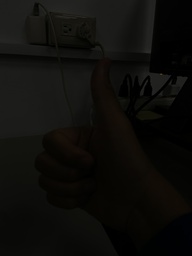
#> input picture hw1/hw1.jpeg, 192 x 256 px, shrunk from 3024 x 4032 before the run
$ jupyter execute hw_1_hist_filter.ipynb   (shell and % lines are left out)
#> lines starting #> are read from the running program, lines starting #| are printed output that depends on the picture
[cell 1]
# % pipenv install opencv

[cell 2]
import cv2
import numpy as np
from matplotlib import pyplot as plt

### 1. 直方圖

[cell 3]
# 載入圖片
image = cv2.imread("hw1.jpeg")
#> image is the input picture: shape (256, 192, 3); mean B, G, R 10.5, 13.1, 13.6
gray_image = cv2.cvtColor(image, cv2.COLOR_BGR2GRAY)
print(gray_image)
#> (printed output is left out)
# 顯示原圖
plt.figure()
plt.title("Before equalizeHist by hand ")
plt.imshow(gray_image, cmap='gray')
plt.show()

#### 手刻法
1. 轉直方圖
2. PMF
3. CDF
4. CDF normaliztion

[cell 4]
#把二維數據轉成一維直方圖
def calchist(gray_image):
    hist = np.zeros(256)
    for h in range(gray_image.shape[0]):
        for w in range(gray_image.shape[1]):
            hist[gray_image[h,w]] += 1
    return hist
hist = calchist(gray_image)
#> hist = 256 values, max 3165 at index 1, min 0 at index 45, mean 192
# 顯示直方圖
plt.figure() #創建一個圖
plt.title("hist by hand ")
plt.xlabel("Bins")
plt.ylabel("# of Pixels")
plt.plot(hist) #畫一維陣列的圖
plt.xlim([0, 256])#限制x範圍
plt.show()
#> figure, not shown here; curve peaks at x = 1, y = 3165

[cell 5]
# 計算並顯示概率質量函數（PMF）
pmf = hist / sum(hist)
#> pmf = 256 values, max 0.0644 at index 1, min 0 at index 45, mean 0.00391
plt.figure()
plt.title("Probability Mass Function")
plt.xlabel("Bins")
plt.ylabel("Probability")
plt.plot(pmf)
plt.xlim([0, 256])
plt.show()
#> figure, not shown here; curve peaks at x = 1, y = 0.0644

[cell 6]
# 計算累積分佈函數
def cumsum(pmf):
    cdf = np.zeros_like(pmf)  # 創建一個與PMF相同大小的零數組，用於存儲CDF的值
#> cdf = 256 values from 0 to 0
    cumulative_sum = 0
    for i in range(len(pmf)):
        cumulative_sum += pmf[i]
        cdf[i] = cumulative_sum
#> this loop made 256 passes
#> cumulative_sum on passes 1 to 3: 0.0415, 0.106, 0.145
#> after the loop, cdf = 256 values from 0.0415 to 1; cumulative_sum = 1
    return cdf
cdf = cumsum(pmf)
#> cdf = 256 values from 0.0415 to 1
plt.figure()
plt.title("Cumulative Distribution Function")
plt.xlabel("Bins")
plt.ylabel("Probability")
plt.plot(cdf)
plt.xlim([0, 256])
plt.show()
#> figure, not shown here; curve peaks at x = 68, y = 1

[cell 7]
# 換出轉移曲線 cdf[gray_image[height, width]] * (255-0)
# 找到換算的亮度 = 距離差  乘上 放大的比例
# ex: (30% - 1%  ) / (255-0) * (255-0)
# ex: (30% - 1%  ) / (255-0) * (255-0)
# 1. cdf - cdfmin 是指當下機率與最小的機率距離
# 2.  (255/ (cdf_max - cdf_min) )) 是指這個距離放大的倍數
# 3. pmf 是指該個亮度在整體的佔比
# 4. cdf 是指小於該個亮度在整體的佔比
# 正規化 CDF
cdf_min = cdf[0]
#> cdf_min = 0.0415
cdf_max = cdf[-1]
#> cdf_max = 1
cdf_normalized = (cdf - cdf_min) *  255/ (cdf_max - cdf_min)
#> cdf_normalized = 256 values from 0 to 255
new_ = np.zeros_like(gray_image) # 創建一個新的二維陣列儲存圖片轉換結果
height, width = gray_image.shape
#> height = 256; width = 192

for w in range(width):
    for h in range(height):
        # 使用正規化後的 CDF 進行映射
        new_[h, w] = cdf_normalized[gray_image[h, w]]
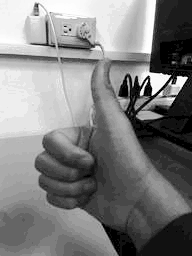
#> new_: shape (256, 192); min 0, max 255, mean 126.3

#顯示圖片結果
plt.figure()
plt.title("After eqHist by hand-writing ")
plt.imshow(new_, cmap='gray',vmin=0, vmax=255)
plt.show()

# 計算並顯示直方圖
hist = calchist(new_)
#> hist = 256 values, max 3165 at index 17, min 0 at index 1, mean 192
plt.figure()
plt.xlabel("Bins")
plt.ylabel("# of Pixels")
plt.plot(hist)
plt.xlim([0, 256])
plt.show()
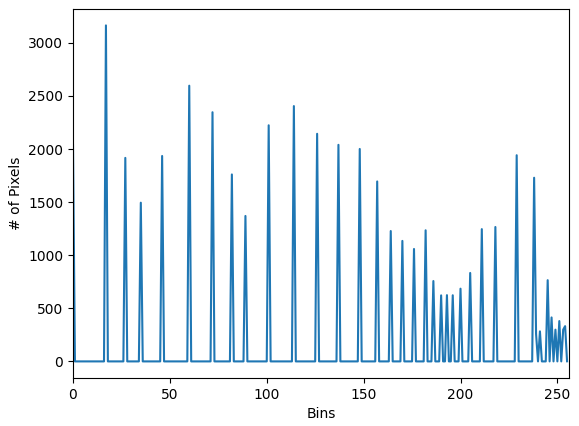
#> figure drawn by matplotlib, 1 panel; curve peaks at x = 17, y = 3165

#### openCV函數實作直方圖
1. 轉成直方圖 hist = cv2.calcHist([gray_image], [0], None, [256], [0, 256])
2. 轉成等化後的圖像。eqHist = cv2.equalizeHist(gray_image)

[cell 8]
# 顯示原圖片 & 直方圖
plt.figure()
plt.title("Before equalizeHist by opencv ")
plt.imshow(gray_image, cmap='gray')
plt.show()
hist = cv2.calcHist([gray_image], [0], None, [256], [0, 256])
#> hist = 256 values, max 3165 at index 1, min 0 at index 45, mean 192
hist.flatten()
plt.figure()
plt.title("hist by opencv ")
plt.xlabel("Bins")
plt.ylabel("numbers of piexls ")
plt.plot(hist)
plt.show()
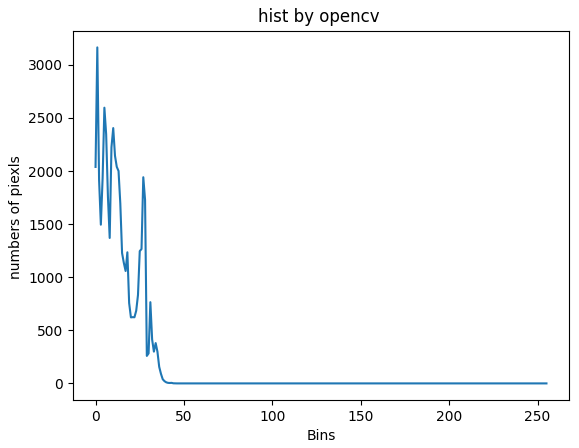
#> figure drawn by matplotlib, 1 panel; curve peaks at x = 1, y = 3165

# 轉換成等化直方圖
eqHist = cv2.equalizeHist(gray_image)
# 顯示轉換後 & 直方圖
plt.figure()
plt.title("After equalizeHist by opencv")
plt.imshow(eqHist, cmap='gray')
plt.show()
hist = cv2.calcHist([eqHist], [0], None, [256], [0, 256])
#> hist = 256 values, max 3165 at index 17, min 0 at index 1, mean 192
hist.flatten()
# print(hist)
plt.figure()
plt.title("hist by opencv")
plt.xlabel("Bins")
plt.ylabel("numbers of piexls ")
plt.plot(hist)
plt.show()
#> figure, not shown here; curve peaks at x = 17, y = 3165

#### 3. 加入胡椒鹽雜訊 (30%)
加入胡椒鹽雜訊 評分標準
需要顯示原圖以及加入胡椒鹽雜訊後的圖
* 完整完成功能(80分)
* 完整完成功能且註解詳細清楚(或者demo時說明清楚)(100)

[cell 9]
# img = cv2.imread('hw1.jpeg')
# gray_image = cv2.cvtColor(img, cv2.COLOR_BGR2RGB)
# eqHist = cv2.equalizeHist(gray_image)

def show_img(img,title,xlabel,ylabel):
    plt.figure()
    plt.title(title)
    plt.imshow(img, cmap='gray')
    plt.xlabel(xlabel)
    plt.ylabel(ylabel)
    plt.show()

def add_salt_and_pepper(img,fraction_salt:float,fraction_pepper:float):
    '''
    img:輸入的灰階圖像
    fraction_salt:整體影像的鹽比例255
    fraction_pepper:整體影像的胡椒比例
    return: 新的圖像
    '''
#> called with fraction_salt = 0.3, fraction_pepper = 0.3
    row , col = img.shape[0:2]
#> row = 256; col = 192
    num_salt = int(np.ceil(fraction_salt * img.size ))#無條件進位並轉成整數
#> num_salt = 14746
    num_pepper = int(np.ceil(fraction_pepper * img.size ))
#> num_pepper = 14746
    rand_arr = np.random.rand(img.shape[0],img.shape[1])
    # 複製原本圖片
    output = img.copy()
    # randarr < fraction_salt 產生一個二維陣列 只要符合這個條件的都是true
    # randarr > (1-fraction_pepper) 產生一個二維陣列 只要符合這個條件的都是true
    output[rand_arr < fraction_salt] = 255
    output[rand_arr > (1-fraction_pepper)] = 0
    # [7 lines of commented-out code are left out]
    return output


show_img(eqHist,title="after histqual",xlabel="width",ylabel="height")
add_noise = add_salt_and_pepper(eqHist,0.3,0.3)
show_img(add_noise,title="add salt and pepper",xlabel="width",ylabel="height")

#### 4. Mean filter 或者 Median filter評分標準
需要顯示原圖及經由filter得圖
* 使用OpenCV function完成其中一種filter並註解(50分)
* 使用OpenCV function完成兩種filter並註解(60分)
* 使用手刻法完成其中一種filter並註解(80分)
* 使用手刻法完成兩種filter並註解(100分)

1. Mean and median filter by openCV

[cell 10]
def show_img(img,title,xlabel,ylabel):
    plt.figure()
    plt.title(title)
    plt.imshow(img, cmap='gray')
    plt.xlabel(xlabel)
    plt.ylabel(ylabel)
    plt.show()
img = cv2.imread('hw1.jpeg')
gray_image = cv2.cvtColor(img, cv2.COLOR_BGR2GRAY)
# 轉成等化圖對比度拉高
eqHist = cv2.equalizeHist(gray_image)
# 加入胡椒鹽雜訊 0.3 白點比例 0.3 黑點比例
add_noise = add_salt_and_pepper(eqHist,0.3,0.3)
#> call 2 of add_salt_and_pepper, with fraction_salt = 0.3, fraction_pepper = 0.3
#> in add_salt_and_pepper (call 2), `output[rand_arr > (1-fraction_pepper)] = 0`:
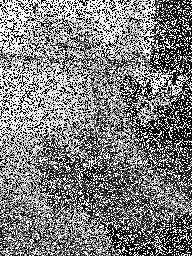
#> output: shape (256, 192); min 0, max 255, mean 126.5
# 中值濾波
median = cv2.medianBlur(add_noise, ksize=3)  # ksize 是核心大小，決定了濾波器的範圍
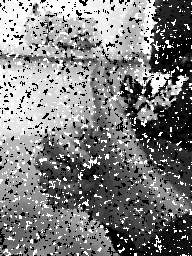
#> median: shape (256, 192); min 0, max 255, mean 126
# 平均值濾波
avg_blur = cv2.blur(add_noise, (3, 3))  # 使用 3x3 的ksize进行平均值滤波
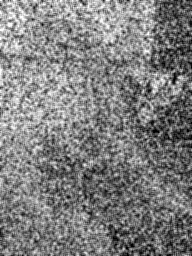
#> avg_blur: shape (256, 192); min 0, max 255, mean 126.6
# 顯示圖片
show_img(add_noise,title="before blur",xlabel="width",ylabel="height")
show_img(median,title="after median",xlabel="width",ylabel="height")
show_img(avg_blur,title="after avg",xlabel="width",ylabel="height")

2. Mean and median filter by hand

[cell 11]
def show_img(img,title,xlabel,ylabel):
    plt.figure()
    plt.title(title)
    plt.imshow(img, cmap='gray')
    plt.xlabel(xlabel)
    plt.ylabel(ylabel)
    plt.show()

def add_salt_and_pepper(img,fraction_salt:float,fraction_pepper:float):
#> called with fraction_salt = 0.3, fraction_pepper = 0.3
    row , col = img.shape[0:2]
#> row = 256; col = 192
    num_salt = int(np.ceil(fraction_salt * img.size ))#無條件進位並轉成整數
#> num_salt = 14746
    num_pepper = int(np.ceil(fraction_pepper * img.size ))
#> num_pepper = 14746
    rand_arr = np.random.rand(img.shape[0],img.shape[1])
    output = img.copy()
    # randarr < fraction_salt 產生一個二維陣列 只要符合這個條件的都是true
    # randarr > (1-fraction_pepper) 產生一個二維陣列 只要符合這個條件的都是true
    output[rand_arr < fraction_salt] = 255
    output[rand_arr > (1-fraction_pepper)] = 0
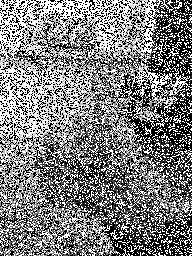
#> output: shape (256, 192); min 0, max 255, mean 126.8
    return output
def gussian_filter(img,kernel,kernel_size):
    r = kernel_size //2 # 圖片半徑 r=2
    height,width = img.shape[0:2]
    # 填充
    padding_img = np.pad(img,(r,r))
    # print(padding_img)
    new_img = np.zeros_like(img)
    for y in range(r,height+r):
        for x in range(r,width+r):
            region = padding_img[(y-r):(y+r+1),(x-r):(x+r+1)]# y ,x = 2-2,2+2+1
            conv = np.sum(region*kernel)
            new_img[y-r,x-r] = conv
    return new_img
def medianblur(img,kernel_size):
#> called with kernel_size = 3
    r = kernel_size //2 # 圖片半徑 r=2
    height,width = img.shape[0:2]
#> height = 256; width = 192
    # 填充
    padding_img = np.pad(img,(r,r))
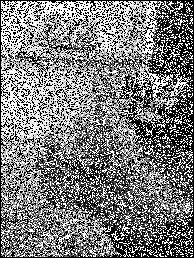
#> padding_img: shape (258, 194); min 0, max 255, mean 124.6
    # print(padding_img)
    new_img = np.zeros_like(img)
    for y in range(r,height+r):
        for x in range(r,width+r):
            region = padding_img[(y-r):(y+r+1),(x-r):(x+r+1)]# y ,x = 2-2,2+2+1
            new_img[y-r,x-r] = np.median(region)
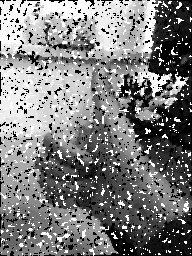
#> new_img: shape (256, 192); min 0, max 255, mean 125.4
    return new_img

def meanblur(img,kernel_size):
#> called with kernel_size = 3
    r = kernel_size //2 # 圖片半徑 r=2
    height,width = img.shape[0:2]
    # 填充
    padding_img = np.pad(img,(r,r))
    new_img = np.zeros_like(img)
    for y in range(r,height+r):
        for x in range(r,width+r):
            region = padding_img[(y-r):(y+r+1),(x-r):(x+r+1)]# y ,x = 2-2,2+2+1
            new_img[y-r,x-r] = np.mean(region)
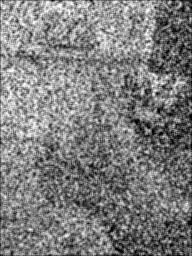
#> new_img: shape (256, 192); min 0, max 255, mean 125.7
    return new_img

img = cv2.imread('hw1.jpeg')
gray_image = cv2.cvtColor(img, cv2.COLOR_BGR2GRAY)
# 轉成等化圖對比度拉高
eqHist = cv2.equalizeHist(gray_image)
# 加入胡椒鹽雜訊 0.3 白點比例 0.3 黑點比例
add_noise = add_salt_and_pepper(eqHist,0.3,0.3)
# 中值濾波
median = medianblur(add_noise,3)  # 手刻濾波器 採用範圍 k = 3
# 平均值濾波
avg_blur = meanblur(add_noise,3)  # 手刻濾波器
# 顯示圖片
show_img(add_noise,title="add_salt_and_pepper",xlabel="width",ylabel="height")
show_img(median,title="after median",xlabel="width",ylabel="height")
show_img(avg_blur,title="after avg",xlabel="width",ylabel="height")

$ run again, with hw1/test.jpeg copied over hw1/hw1.jpeg
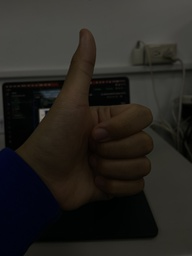
#> input picture hw1/test.jpeg, 192 x 256 px, shrunk from 3024 x 4032 before the run
#> image is the input picture: shape (256, 192, 3); mean B, G, R 32.6, 36.4, 38.6
#> (printed output is left out)
#> `hist = calchist(gray_image)`: hist = 256 values, max 3005 at index 4, min 0 at index 88, mean 192
#> pmf = 256 values, max 0.0611 at index 4, min 0 at index 88, mean 0.00391
#> the loop in cumsum, `for i in range(len(pmf)):` made 256 passes
#> cumulative_sum on passes 1 to 3: 0.000651, 0.0133, 0.0599
#> after the loop in cumsum, `for i in range(len(pmf)):`: cdf = 256 values from 0.000651 to 1; cumulative_sum = 1
#> `cdf = cumsum(pmf)`: cdf = 256 values from 0.000651 to 1
#> cdf_min = 0.000651
#> cdf_max = 1
#> cdf_normalized = 256 values from 0 to 255
#> after the loop `for w in range(width):`:
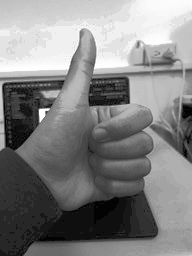
#> new_: shape (256, 192); min 0, max 255, mean 129.8
#> `hist = calchist(new_)`: hist = 256 values, max 3005 at index 39, min 0 at index 1, mean 192
#> `hist = cv2.calcHist([gray_image], [0], None, [256], [0, 256])`: hist = 256 values, max 3005 at index 4, min 0 at index 88, mean 192
#> `hist = cv2.calcHist([eqHist], [0], None, [256], [0, 256])`: hist = 256 values, max 3005 at index 40, min 0 at index 1, mean 192
#> after the loop in meanblur, `for y in range(r,height+r):`:
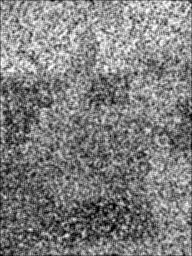
#> new_img: shape (256, 192); min 0, max 255, mean 126.8
